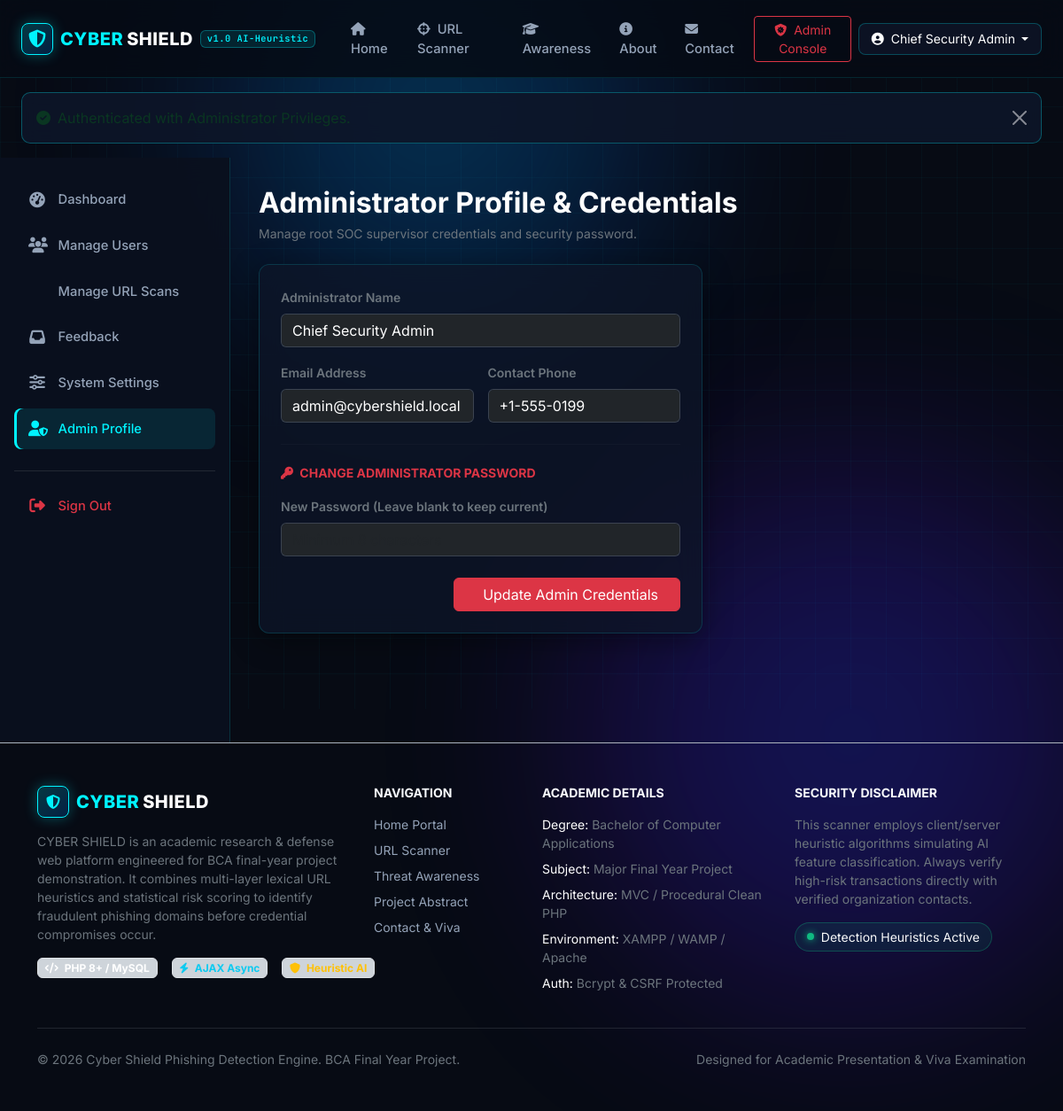
Screenshot of /admin/profile.php (signed in) with the database file from the repository.
### tables this page shows
CREATE TABLE IF NOT EXISTS `users` (
  `id` INT UNSIGNED AUTO_INCREMENT PRIMARY KEY,
  `name` VARCHAR(100) NOT NULL,
  `email` VARCHAR(150) NOT NULL UNIQUE,
  `password` VARCHAR(255) NOT NULL,
  `phone` VARCHAR(20) DEFAULT NULL,
  `role` ENUM('user', 'admin') NOT NULL DEFAULT 'user',
  `status` ENUM('active', 'inactive', 'suspended') NOT NULL DEFAULT 'active',
  `profile_image` VARCHAR(255) DEFAULT 'default_avatar.png',
  `created_at` TIMESTAMP DEFAULT CURRENT_TIMESTAMP,
  `updated_at` TIMESTAMP DEFAULT CURRENT_TIMESTAMP ON UPDATE CURRENT_TIMESTAMP,
  `last_login` DATETIME DEFAULT NULL,
  INDEX `idx_email` (`email`),
  INDEX `idx_role` (`role`),
  INDEX `idx_status` (`status`)
);

### includes/auth.php (called while the page is built, shortened)
<?php
function isLoggedIn(): bool {
    return !empty($_SESSION['user_id']) && !empty($_SESSION['user_role']);
}
function isAdmin(): bool {
    return isLoggedIn() && ($_SESSION['user_role'] === 'admin');
}
function getCurrentUser(): ?array {
    return [
        'id'            => (int)$_SESSION['user_id'],
        'name'          => $_SESSION['user_name'] ?? 'User',
        'email'         => $_SESSION['user_email'] ?? '',
        'role'          => $_SESSION['user_role'] ?? 'user',
        'profile_image' => $_SESSION['user_avatar'] ?? 'default_avatar.png'
    ];
}

### admin/profile.php (the view, shortened to what this page needs)
<?php
$currentAdmin = getCurrentUser();
$adminId = $currentAdmin['id'];
$db = getDBConnection();
$stmt = $db->prepare("SELECT * FROM users WHERE id = ? LIMIT 1");
$stmt->execute([$adminId]);
$admin = $stmt->fetch();
$activeNav = 'admin';
require_once __DIR__ . '/../includes/header.php';
require_once __DIR__ . '/../includes/navbar.php';
?>
<div class="admin-layout">
    <aside class="admin-sidebar">
        <ul class="admin-sidebar-nav">
            <li><a href="dashboard.php" class="admin-sidebar-link"><i class="fa-solid fa-gauge-high"></i> Dashboard</a></li>
            <li><a href="users.php" class="admin-sidebar-link"><i class="fa-solid fa-users"></i> Manage Users</a></li>
            <li><a href="scans.php" class="admin-sidebar-link"><i class="fa-solid fa-radar"></i> Manage URL Scans</a></li>
            <li><a href="feedback.php" class="admin-sidebar-link"><i class="fa-solid fa-inbox"></i> Feedback</a></li>
            <li><a href="settings.php" class="admin-sidebar-link"><i class="fa-solid fa-sliders"></i> System Settings</a></li>
            <li><a href="profile.php" class="admin-sidebar-link active"><i class="fa-solid fa-user-shield"></i> Admin Profile</a></li>
            <li class="mt-4 pt-3 border-top border-secondary border-opacity-25">
                <a href="logout.php" class="admin-sidebar-link text-danger"><i class="fa-solid fa-right-from-bracket"></i> Sign Out</a>
            </li>
        </ul>
    </aside>
    <main class="admin-main-content">
        <div class="d-flex justify-content-between align-items-center mb-4">
            <div>
                <h2 class="text-white fw-bold mb-1">Administrator Profile & Credentials</h2>
                <p class="text-secondary small mb-0">Manage root SOC supervisor credentials and security password.</p>
            </div>
        </div>
        <div class="row">
            <div class="col-lg-7">
                <div class="cyber-card p-4">
                    <form action="profile.php" method="POST">
                        <div class="mb-3">
                            <label class="form-label text-secondary small fw-semibold">Administrator Name</label>
                            <input type="text" name="name" class="form-control bg-dark text-white border-secondary border-opacity-50" value="<?= htmlspecialchars($admin['name']) ?>" required>
                        </div>
                        <div class="row g-3 mb-3">
                            <div class="col-md-6">
                                <label class="form-label text-secondary small fw-semibold">Email Address</label>
                                <input type="email" name="email" class="form-control bg-dark text-white border-secondary border-opacity-50" value="<?= htmlspecialchars($admin['email']) ?>" required>
                            </div>
                            <div class="col-md-6">
                                <label class="form-label text-secondary small fw-semibold">Contact Phone</label>
                                <input type="tel" name="phone" class="form-control bg-dark text-white border-secondary border-opacity-50" value="<?= htmlspecialchars($admin['phone'] ?? '') ?>">
                            </div>
                        </div>
                        <hr class="border-secondary border-opacity-25 my-4">
                        <h6 class="text-danger fw-bold small text-uppercase mb-3">
                            <i class="fa-solid fa-key me-1"></i> Change Administrator Password
                        </h6>
                        <div class="mb-4">
                            <label class="form-label text-secondary small fw-semibold">New Password (Leave blank to keep current)</label>
                            <input type="password" name="new_password" class="form-control bg-dark text-white border-secondary border-opacity-50" placeholder="Minimum 8 characters">
                        </div>
                        <div class="d-flex justify-content-end">
                            <button type="submit" class="btn btn-danger px-4">
                                <i class="fa-solid fa-shield-check me-1"></i> Update Admin Credentials
                            </button>
                        </div>
                    </form>
                </div>
            </div>
        </div>
    </main>
</div>
<?php require_once __DIR__ . '/../includes/footer.php'; ?>

### includes/navbar.php (shortened to what this page needs)
<?php
$user = getCurrentUser();
$isAdmin = isAdmin();
?>
<nav class="navbar navbar-expand-lg navbar-dark cyber-navbar sticky-top">
    <div class="container-fluid px-lg-4">
        <a class="navbar-brand d-flex align-items-center" href="<?= BASE_URL ?>/index.php">
            <div class="brand-shield-icon me-2">
                <i class="fa-solid fa-shield-halved"></i>
            </div>
            <span class="brand-text-cyan">CYBER</span>
            <span class="brand-text-white ms-1">SHIELD</span>
            <span class="badge cyber-version-badge ms-2">v1.0 AI-Heuristic</span>
        </a>
        <div class="collapse navbar-collapse" id="cyberShieldNavbar">
            <ul class="navbar-nav me-auto mb-2 mb-lg-0 ms-lg-3">
                <li class="nav-item">
                    <a class="nav-link <?= ($activeNav ?? '') === 'home' ? 'active' : '' ?>" href="<?= BASE_URL ?>/index.php">
                        <i class="fa-solid fa-house me-1"></i> Home
                    </a>
                </li>
                <li class="nav-item">
                    <a class="nav-link <?= ($activeNav ?? '') === 'checker' ? 'active' : '' ?>" href="<?= BASE_URL ?>/checker.php">
                        <i class="fa-solid fa-crosshairs me-1"></i> URL Scanner
                    </a>
                </li>
                <li class="nav-item">
                    <a class="nav-link <?= ($activeNav ?? '') === 'awareness' ? 'active' : '' ?>" href="<?= BASE_URL ?>/awareness.php">
                        <i class="fa-solid fa-graduation-cap me-1"></i> Awareness
                    </a>
                </li>
                <li class="nav-item">
                    <a class="nav-link <?= ($activeNav ?? '') === 'about' ? 'active' : '' ?>" href="<?= BASE_URL ?>/about.php">
                        <i class="fa-solid fa-circle-info me-1"></i> About
                    </a>
                </li>
                <li class="nav-item">
                    <a class="nav-link <?= ($activeNav ?? '') === 'contact' ? 'active' : '' ?>" href="<?= BASE_URL ?>/contact.php">
                        <i class="fa-solid fa-envelope me-1"></i> Contact
                    </a>
                </li>
            </ul>
            <div class="d-flex align-items-center gap-2">
                <?php if ($user): ?>
                    <?php if ($isAdmin): ?>
                        <a href="<?= BASE_URL ?>/admin/dashboard.php" class="btn btn-outline-danger btn-sm">
                            <i class="fa-solid fa-shield-virus me-1"></i> Admin Console
                        </a>
                    <?php endif; ?>
                    <div class="dropdown">
                        <button class="btn btn-cyber-profile dropdown-toggle btn-sm" type="button" id="userMenuDropdown" data-bs-toggle="dropdown" aria-expanded="false">
                            <i class="fa-solid fa-circle-user text-cyan me-1"></i>
                            <span class="user-greeting"><?= htmlspecialchars($user['name'], ENT_QUOTES, 'UTF-8') ?></span>
                        </button>
                    </div>
                <?php endif; ?>
            </div>
        </div>
    </div>
</nav>
<div class="container-fluid px-lg-4 mt-3">
    <?= renderFlashMessage() ?>
</div>

### assets/css/style.css (style rules this page uses)
:root { --cyber-bg: #070b14; --cyber-card-bg: rgba(14, 22, 40, 0.75); --cyber-card-border: rgba(0, 243, 255, 0.15); --cyber-cyan: #00f3ff; --cyber-cyan-glow: rgba(0, 243, 255, 0.35); --cyber-blue: #0077ff; --cyber-safe: #10b981; --cyber-safe-bg: rgba(16, 185, 129, 0.12); --cyber-suspicious: #f59e0b; --cyber-suspicious-bg: rgba(245, 158, 11, 0.12); --cyber-danger: #ef4444; --cyber-danger-bg: rgba(239, 68, 68, 0.15); --cyber-text: #f8fafc; --cyber-text-muted: #94a3b8; --cyber-font-sans: 'Inter', -apple-system, BlinkMacSystemFont, sans-serif; --cyber-font-mono: 'JetBrains Mono', monospace; }
body.cyber-theme { background-color: var(--cyber-bg); color: var(--cyber-text); font-family: var(--cyber-font-sans); min-height: 100vh; display: flex; flex-direction: column; position: relative; overflow-x: hidden; }
.cyber-navbar { background: rgba(7, 11, 20, 0.85); backdrop-filter: blur(16px); border-bottom: 1px solid rgba(0, 243, 255, 0.12); padding-top: 0.85rem; padding-bottom: 0.85rem; transition: all 0.3s ease; }
.brand-shield-icon { width: 36px; height: 36px; background: linear-gradient(135deg, rgba(0, 243, 255, 0.2), rgba(0, 119, 255, 0.2)); border: 1px solid var(--cyber-cyan); border-radius: 8px; display: flex; align-items: center; justify-content: center; color: var(--cyber-cyan); box-shadow: 0 0 15px rgba(0, 243, 255, 0.3); }
.brand-text-cyan { color: var(--cyber-cyan); font-weight: 800; letter-spacing: 0.5px; }
.brand-text-white { color: #ffffff; font-weight: 800; letter-spacing: 0.5px; }
.cyber-version-badge { font-family: var(--cyber-font-mono); background: rgba(0, 243, 255, 0.1); color: var(--cyber-cyan); border: 1px solid rgba(0, 243, 255, 0.3); font-size: 0.65rem; font-weight: 600; letter-spacing: 0.5px; }
.cyber-navbar .nav-link { color: #94a3b8; font-weight: 500; font-size: 0.92rem; padding: 0.5rem 0.85rem; border-radius: 6px; transition: all 0.2s ease; }
.btn-cyber-profile { background: rgba(14, 22, 40, 0.8); border: 1px solid rgba(0, 243, 255, 0.25); color: #fff; border-radius: 8px; padding: 0.4rem 0.85rem; }
.cyber-card { background: var(--cyber-card-bg); border: 1px solid var(--cyber-card-border); border-radius: 12px; backdrop-filter: blur(16px); padding: 1.5rem; box-shadow: 0 8px 32px rgba(0, 0, 0, 0.4); transition: border-color 0.3s ease, transform 0.3s ease; }

### assets/css/admin.css (style rules this page uses)
.admin-layout { display: flex; min-height: calc(100vh - 140px); }
.admin-sidebar { width: 260px; background: rgba(10, 16, 30, 0.95); border-right: 1px solid rgba(0, 243, 255, 0.15); backdrop-filter: blur(16px); padding: 1.5rem 1rem; flex-shrink: 0; }
.admin-sidebar-nav { list-style: none; padding: 0; margin: 0; }
.admin-sidebar-link { display: flex; align-items: center; gap: 0.85rem; padding: 0.75rem 1rem; border-radius: 8px; color: #94a3b8; text-decoration: none; font-weight: 500; font-size: 0.92rem; transition: all 0.2s ease; margin-bottom: 0.35rem; }
.admin-sidebar-link:hover, .admin-sidebar-link.active { color: var(--cyber-cyan); background: rgba(0, 243, 255, 0.1); box-shadow: inset 3px 0 0 var(--cyber-cyan); }
.admin-sidebar-link i { font-size: 1.1rem; width: 20px; text-align: center; }
.admin-main-content { flex-grow: 1; padding: 2rem; background: transparent; overflow-x: auto; }

### rows the page displays
users: name "Chief Security Admin", email "admin@cybershield.local", phone "+1-555-0199"

### other values shown
$alertMsg "Authenticated with Administrator Privileges."
